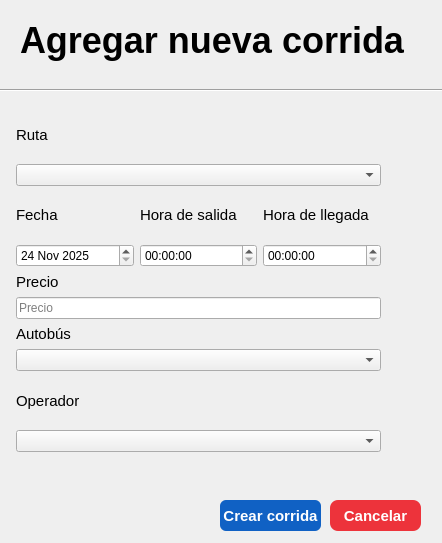
<?xml version="1.0" encoding="UTF-8"?>
<ui version="4.0">
 <class>Form</class>
 <widget class="QWidget" name="Form">
  <property name="geometry">
   <rect>
    <x>0</x>
    <y>0</y>
    <width>442</width>
    <height>543</height>
   </rect>
  </property>
  <property name="windowTitle">
   <string>Form</string>
  </property>
  <widget class="QWidget" name="layoutWidget">
   <property name="geometry">
    <rect>
     <x>16</x>
     <y>111</y>
     <width>365</width>
     <height>341</height>
    </rect>
   </property>
   <layout class="QVBoxLayout" name="verticalLayout_5">
    <item>
     <layout class="QVBoxLayout" name="verticalLayout">
      <item>
       <widget class="QLabel" name="label_2">
        <property name="font">
         <font>
          <pointsize>11</pointsize>
         </font>
        </property>
        <property name="text">
         <string>Ruta</string>
        </property>
       </widget>
      </item>
      <item>
       <widget class="QComboBox" name="comboBox_rutaCorrida">
        <property name="placeholderText">
         <string>Ruta</string>
        </property>
        <item>
         <property name="text">
          <string>TIJ-TEC</string>
         </property>
        </item>
        <item>
         <property name="text">
          <string>TIJ-ESE</string>
         </property>
        </item>
        <item>
         <property name="text">
          <string>TIJ-MXL</string>
         </property>
        </item>
        <item>
         <property name="text">
          <string>TIJ-SFL</string>
         </property>
        </item>
        <item>
         <property name="text">
          <string>TIJ-SNQ</string>
         </property>
        </item>
        <item>
         <property name="text">
          <string>TEC-TIJ</string>
         </property>
        </item>
        <item>
         <property name="text">
          <string>TEC-ESE</string>
         </property>
        </item>
        <item>
         <property name="text">
          <string>TEC-MXL</string>
         </property>
        </item>
        <item>
         <property name="text">
          <string>TEC-SFL</string>
         </property>
        </item>
        <item>
         <property name="text">
          <string>TEC-SNQ</string>
         </property>
        </item>
        <item>
         <property name="text">
          <string>ESE-TIJ</string>
         </property>
        </item>
        <item>
         <property name="text">
          <string>ESE-TEC</string>
         </property>
        </item>
        <item>
         <property name="text">
          <string>ESE-MXL</string>
         </property>
        </item>
        <item>
         <property name="text">
          <string>ESE-SFL</string>
         </property>
        </item>
        <item>
         <property name="text">
          <string>ESE-SNQ</string>
         </property>
        </item>
        <item>
         <property name="text">
          <string>MXL-TIJ</string>
         </property>
        </item>
        <item>
         <property name="text">
          <string>MXL-TEC</string>
         </property>
        </item>
        <item>
         <property name="text">
          <string>MXL-ESE</string>
         </property>
        </item>
        <item>
         <property name="text">
          <string>MXL-SFL</string>
         </property>
        </item>
        <item>
         <property name="text">
          <string>MXL-SNQ</string>
         </property>
        </item>
        <item>
         <property name="text">
          <string>SFL-TIJ</string>
         </property>
        </item>
        <item>
         <property name="text">
          <string>SFL-TEC</string>
         </property>
        </item>
        <item>
         <property name="text">
          <string>SFL-ESE</string>
         </property>
        </item>
        <item>
         <property name="text">
          <string>SFL-MXL</string>
         </property>
        </item>
        <item>
         <property name="text">
          <string>SFL-SNQ</string>
         </property>
        </item>
        <item>
         <property name="text">
          <string>SNQ-TIJ</string>
         </property>
        </item>
        <item>
         <property name="text">
          <string>SNQ-TEC</string>
         </property>
        </item>
        <item>
         <property name="text">
          <string>SNQ-MXL</string>
         </property>
        </item>
        <item>
         <property name="text">
          <string>SNQ-SFL</string>
         </property>
        </item>
        <item>
         <property name="text">
          <string>SNQ-ESE</string>
         </property>
        </item>
       </widget>
      </item>
     </layout>
    </item>
    <item>
     <layout class="QHBoxLayout" name="horizontalLayout">
      <item>
       <layout class="QVBoxLayout" name="verticalLayout_6">
        <item>
         <widget class="QLabel" name="label_13">
          <property name="font">
           <font>
            <pointsize>11</pointsize>
           </font>
          </property>
          <property name="text">
           <string>Fecha</string>
          </property>
         </widget>
        </item>
        <item>
         <widget class="QDateEdit" name="dateEdit_fechaCorrida">
          <property name="minimumDateTime">
           <datetime>
            <hour>8</hour>
            <minute>0</minute>
            <second>0</second>
            <year>2025</year>
            <month>11</month>
            <day>24</day>
           </datetime>
          </property>
          <property name="maximumDate">
           <date>
            <year>2030</year>
            <month>11</month>
            <day>23</day>
           </date>
          </property>
         </widget>
        </item>
       </layout>
      </item>
      <item>
       <layout class="QVBoxLayout" name="verticalLayout_7">
        <item>
         <widget class="QLabel" name="label_17">
          <property name="font">
           <font>
            <pointsize>11</pointsize>
           </font>
          </property>
          <property name="text">
           <string>Hora de salida</string>
          </property>
         </widget>
        </item>
        <item>
         <widget class="QTimeEdit" name="timeEdit_horaSalCorrida"/>
        </item>
       </layout>
      </item>
      <item>
       <layout class="QVBoxLayout" name="verticalLayout_10">
        <item>
         <widget class="QLabel" name="label_11">
          <property name="font">
           <font>
            <pointsize>11</pointsize>
           </font>
          </property>
          <property name="text">
           <string>Hora de llegada</string>
          </property>
         </widget>
        </item>
        <item>
         <widget class="QTimeEdit" name="timeEdit_horaLegCorrida"/>
        </item>
       </layout>
      </item>
     </layout>
    </item>
    <item>
     <layout class="QVBoxLayout" name="verticalLayout_4">
      <item>
       <layout class="QVBoxLayout" name="verticalLayout_3">
        <item>
         <widget class="QLabel" name="label_14">
          <property name="font">
           <font>
            <pointsize>11</pointsize>
           </font>
          </property>
          <property name="text">
           <string>Precio</string>
          </property>
         </widget>
        </item>
        <item>
         <widget class="QLineEdit" name="lineEdit_precioCorrida">
          <property name="text">
           <string/>
          </property>
          <property name="maxLength">
           <number>4</number>
          </property>
          <property name="placeholderText">
           <string>Precio</string>
          </property>
         </widget>
        </item>
       </layout>
      </item>
      <item>
       <widget class="QLabel" name="label_16">
        <property name="font">
         <font>
          <pointsize>11</pointsize>
         </font>
        </property>
        <property name="text">
         <string>Autobús</string>
        </property>
       </widget>
      </item>
      <item>
       <widget class="QComboBox" name="comboBox_autobusCorrida">
        <property name="placeholderText">
         <string>Autobús</string>
        </property>
       </widget>
      </item>
     </layout>
    </item>
    <item>
     <layout class="QVBoxLayout" name="verticalLayout_2">
      <item>
       <widget class="QLabel" name="label_15">
        <property name="font">
         <font>
          <pointsize>11</pointsize>
         </font>
        </property>
        <property name="text">
         <string>Operador</string>
        </property>
       </widget>
      </item>
      <item>
       <widget class="QComboBox" name="comboBox_operadorCorrida">
        <property name="placeholderText">
         <string>Operador</string>
        </property>
       </widget>
      </item>
     </layout>
    </item>
   </layout>
  </widget>
  <widget class="Line" name="line">
   <property name="geometry">
    <rect>
     <x>-10</x>
     <y>80</y>
     <width>741</width>
     <height>20</height>
    </rect>
   </property>
   <property name="orientation">
    <enum>Qt::Orientation::Horizontal</enum>
   </property>
  </widget>
  <widget class="QLabel" name="label">
   <property name="geometry">
    <rect>
     <x>20</x>
     <y>0</y>
     <width>511</width>
     <height>81</height>
    </rect>
   </property>
   <property name="font">
    <font>
     <pointsize>27</pointsize>
     <bold>true</bold>
    </font>
   </property>
   <property name="text">
    <string>Agregar nueva corrida</string>
   </property>
  </widget>
  <widget class="QPushButton" name="boton_cancelar">
   <property name="geometry">
    <rect>
     <x>330</x>
     <y>500</y>
     <width>91</width>
     <height>31</height>
    </rect>
   </property>
   <property name="font">
    <font>
     <pointsize>-1</pointsize>
     <bold>true</bold>
    </font>
   </property>
   <property name="styleSheet">
    <string notr="true">QPushButton{
	
	background-color: rgb(237, 51, 59);
	color:WHITE;
	border:none;
	border-radius: 8px;
	font-weight: bold;
	font-size: 15px;
}

QPushButton::hover{
	background-color: rgb(191, 41, 49);
}

QPushButton::pressed{
	background-color: rgb(141, 30, 36);
}</string>
   </property>
   <property name="text">
    <string>Cancelar</string>
   </property>
  </widget>
  <widget class="QPushButton" name="boton_crearCorrida">
   <property name="geometry">
    <rect>
     <x>220</x>
     <y>500</y>
     <width>101</width>
     <height>31</height>
    </rect>
   </property>
   <property name="font">
    <font>
     <pointsize>-1</pointsize>
     <bold>true</bold>
    </font>
   </property>
   <property name="styleSheet">
    <string notr="true">QPushButton{
	background: #1061C4;
	color:WHITE;
	border:none;
	border-radius: 6px;
	font-weight: bold;
	font-size:15px;
}

QPushButton:hover {
    background-color: #0D4FAB;    
}

QPushButton:pressed {
    background-color: #0A3F8A;     
}</string>
   </property>
   <property name="text">
    <string>Crear corrida</string>
   </property>
  </widget>
 </widget>
 <resources/>
 <connections/>
</ui>
